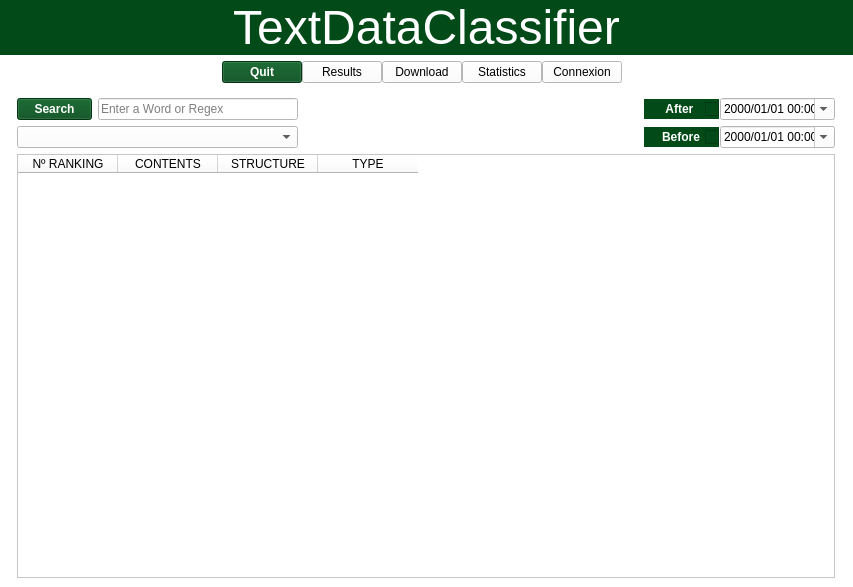
<?xml version="1.0" encoding="UTF-8"?>
<ui version="4.0">
 <class>MainWindow</class>
 <widget class="QMainWindow" name="MainWindow">
  <property name="geometry">
   <rect>
    <x>0</x>
    <y>0</y>
    <width>853</width>
    <height>587</height>
   </rect>
  </property>
  <property name="windowTitle">
   <string>TextDataClassifier</string>
  </property>
  <property name="styleSheet">
   <string notr="true">background-color: rgb(255, 255, 255);</string>
  </property>
  <widget class="QWidget" name="centralwidget">
   <layout class="QGridLayout" name="gridLayout">
    <property name="leftMargin">
     <number>0</number>
    </property>
    <property name="topMargin">
     <number>0</number>
    </property>
    <property name="rightMargin">
     <number>0</number>
    </property>
    <property name="bottomMargin">
     <number>0</number>
    </property>
    <item row="0" column="0">
     <widget class="QStackedWidget" name="textClassifierStackedWidget">
      <property name="currentIndex">
       <number>0</number>
      </property>
      <widget class="QWidget" name="displayPage">
       <layout class="QGridLayout" name="gridLayout_5">
        <property name="leftMargin">
         <number>0</number>
        </property>
        <property name="topMargin">
         <number>0</number>
        </property>
        <property name="rightMargin">
         <number>0</number>
        </property>
        <property name="bottomMargin">
         <number>0</number>
        </property>
        <item row="4" column="0">
         <layout class="QHBoxLayout" name="horizontalLayout_2">
          <property name="spacing">
           <number>0</number>
          </property>
          <property name="leftMargin">
           <number>9</number>
          </property>
          <item>
           <spacer name="horizontalSpacer">
            <property name="orientation">
             <enum>Qt::Horizontal</enum>
            </property>
            <property name="sizeHint" stdset="0">
             <size>
              <width>40</width>
              <height>20</height>
             </size>
            </property>
           </spacer>
          </item>
          <item>
           <widget class="QPushButton" name="quitButton">
            <property name="maximumSize">
             <size>
              <width>100</width>
              <height>16777215</height>
             </size>
            </property>
            <property name="styleSheet">
             <string notr="true">background-color: rgb(2, 75, 25);
font-weight: bold;
color: white;</string>
            </property>
            <property name="text">
             <string>Quit</string>
            </property>
           </widget>
          </item>
          <item>
           <widget class="QPushButton" name="resultsButton">
            <property name="maximumSize">
             <size>
              <width>100</width>
              <height>16777215</height>
             </size>
            </property>
            <property name="text">
             <string>Results</string>
            </property>
           </widget>
          </item>
          <item>
           <widget class="QPushButton" name="downloadButton">
            <property name="maximumSize">
             <size>
              <width>100</width>
              <height>16777215</height>
             </size>
            </property>
            <property name="text">
             <string>Download</string>
            </property>
           </widget>
          </item>
          <item>
           <widget class="QPushButton" name="statisticsButton">
            <property name="maximumSize">
             <size>
              <width>100</width>
              <height>16777215</height>
             </size>
            </property>
            <property name="text">
             <string>Statistics</string>
            </property>
           </widget>
          </item>
          <item>
           <widget class="QPushButton" name="connect1Button">
            <property name="maximumSize">
             <size>
              <width>100</width>
              <height>16777215</height>
             </size>
            </property>
            <property name="text">
             <string>Connexion</string>
            </property>
           </widget>
          </item>
          <item>
           <spacer name="horizontalSpacer_2">
            <property name="orientation">
             <enum>Qt::Horizontal</enum>
            </property>
            <property name="sizeHint" stdset="0">
             <size>
              <width>40</width>
              <height>20</height>
             </size>
            </property>
           </spacer>
          </item>
         </layout>
        </item>
        <item row="0" column="0" colspan="4">
         <widget class="QLabel" name="label_15">
          <property name="styleSheet">
           <string notr="true">font: 900 30pt &quot;Segoe UI&quot;;
background-color: rgb(2, 75, 25);
color: white;</string>
          </property>
          <property name="text">
           <string>&lt;html&gt;&lt;head/&gt;&lt;body&gt;&lt;p align=&quot;center&quot;&gt;&lt;span style=&quot; font-size:36pt;&quot;&gt;TextDataClassifier&lt;/span&gt;&lt;/p&gt;&lt;/body&gt;&lt;/html&gt;</string>
          </property>
          <property name="textInteractionFlags">
           <set>Qt::NoTextInteraction</set>
          </property>
         </widget>
        </item>
        <item row="8" column="0">
         <layout class="QGridLayout" name="gridLayout_6">
          <property name="leftMargin">
           <number>17</number>
          </property>
          <property name="topMargin">
           <number>9</number>
          </property>
          <property name="rightMargin">
           <number>0</number>
          </property>
          <property name="bottomMargin">
           <number>9</number>
          </property>
          <item row="1" column="0" colspan="2">
           <widget class="QComboBox" name="searchComboBox">
            <property name="enabled">
             <bool>true</bool>
            </property>
            <property name="maximumSize">
             <size>
              <width>360</width>
              <height>16777215</height>
             </size>
            </property>
            <property name="editable">
             <bool>false</bool>
            </property>
            <property name="placeholderText">
             <string>Theme Or Structure</string>
            </property>
           </widget>
          </item>
          <item row="1" column="3">
           <layout class="QHBoxLayout" name="horizontalLayout_10">
            <property name="spacing">
             <number>1</number>
            </property>
            <item>
             <widget class="QCheckBox" name="before1CheckBox">
              <property name="maximumSize">
               <size>
                <width>75</width>
                <height>16777215</height>
               </size>
              </property>
              <property name="layoutDirection">
               <enum>Qt::RightToLeft</enum>
              </property>
              <property name="styleSheet">
               <string notr="true">background-color: rgb(2, 75, 25);
font-weight: bold;
color: white;
text-align: center;</string>
              </property>
              <property name="text">
               <string>Before</string>
              </property>
             </widget>
            </item>
            <item>
             <widget class="QDateTimeEdit" name="before1DateTimeEdit">
              <property name="maximumSize">
               <size>
                <width>115</width>
                <height>16777215</height>
               </size>
              </property>
              <property name="displayFormat">
               <string>yyyy/MM/dd HH:mm</string>
              </property>
              <property name="calendarPopup">
               <bool>true</bool>
              </property>
             </widget>
            </item>
           </layout>
          </item>
          <item row="0" column="3">
           <layout class="QHBoxLayout" name="horizontalLayout_4">
            <property name="spacing">
             <number>1</number>
            </property>
            <item>
             <widget class="QCheckBox" name="after1CheckBox">
              <property name="maximumSize">
               <size>
                <width>75</width>
                <height>16777215</height>
               </size>
              </property>
              <property name="layoutDirection">
               <enum>Qt::RightToLeft</enum>
              </property>
              <property name="styleSheet">
               <string notr="true">background-color: rgb(2, 75, 25);
font-weight: bold;
color: white;
text-align : center;</string>
              </property>
              <property name="text">
               <string>After  </string>
              </property>
             </widget>
            </item>
            <item>
             <widget class="QDateTimeEdit" name="after1DateTimeEdit">
              <property name="maximumSize">
               <size>
                <width>115</width>
                <height>16777215</height>
               </size>
              </property>
              <property name="displayFormat">
               <string>yyyy/MM/dd HH:mm</string>
              </property>
              <property name="calendarPopup">
               <bool>true</bool>
              </property>
             </widget>
            </item>
           </layout>
          </item>
          <item row="0" column="1">
           <widget class="QLineEdit" name="searchEdit">
            <property name="maximumSize">
             <size>
              <width>200</width>
              <height>16777215</height>
             </size>
            </property>
            <property name="placeholderText">
             <string>Enter a Word or Regex</string>
            </property>
           </widget>
          </item>
          <item row="0" column="0">
           <widget class="QPushButton" name="searchButton">
            <property name="maximumSize">
             <size>
              <width>75</width>
              <height>16777215</height>
             </size>
            </property>
            <property name="styleSheet">
             <string notr="true">background-color: rgb(2, 75, 25);
font-weight: bold;
color: white;</string>
            </property>
            <property name="text">
             <string>Search</string>
            </property>
           </widget>
          </item>
          <item row="3" column="0" colspan="4">
           <widget class="QTableWidget" name="firstTableWidget">
            <property name="minimumSize">
             <size>
              <width>0</width>
              <height>0</height>
             </size>
            </property>
            <property name="editTriggers">
             <set>QAbstractItemView::NoEditTriggers</set>
            </property>
            <property name="selectionBehavior">
             <enum>QAbstractItemView::SelectRows</enum>
            </property>
            <property name="showGrid">
             <bool>false</bool>
            </property>
            <property name="columnCount">
             <number>4</number>
            </property>
            <column>
             <property name="text">
              <string>Nº RANKING</string>
             </property>
            </column>
            <column>
             <property name="text">
              <string>CONTENTS</string>
             </property>
            </column>
            <column>
             <property name="text">
              <string>STRUCTURE</string>
             </property>
            </column>
            <column>
             <property name="text">
              <string>TYPE</string>
             </property>
            </column>
           </widget>
          </item>
         </layout>
        </item>
       </layout>
      </widget>
      <widget class="QWidget" name="settingPage">
       <layout class="QGridLayout" name="gridLayout_4">
        <property name="leftMargin">
         <number>0</number>
        </property>
        <property name="topMargin">
         <number>0</number>
        </property>
        <property name="rightMargin">
         <number>0</number>
        </property>
        <property name="bottomMargin">
         <number>0</number>
        </property>
        <item row="5" column="3">
         <spacer name="horizontalSpacer_4">
          <property name="orientation">
           <enum>Qt::Horizontal</enum>
          </property>
          <property name="sizeHint" stdset="0">
           <size>
            <width>40</width>
            <height>20</height>
           </size>
          </property>
         </spacer>
        </item>
        <item row="5" column="0">
         <spacer name="horizontalSpacer_3">
          <property name="orientation">
           <enum>Qt::Horizontal</enum>
          </property>
          <property name="sizeHint" stdset="0">
           <size>
            <width>40</width>
            <height>20</height>
           </size>
          </property>
         </spacer>
        </item>
        <item row="0" column="0" colspan="4">
         <layout class="QHBoxLayout" name="horizontalLayout_7">
          <item>
           <widget class="QLabel" name="applicationTitle">
            <property name="maximumSize">
             <size>
              <width>16777215</width>
              <height>64</height>
             </size>
            </property>
            <property name="styleSheet">
             <string notr="true">font: 900 20pt &quot;Segoe UI&quot;;
background-color: rgb(2, 75, 25);</string>
            </property>
            <property name="text">
             <string>&lt;html&gt;&lt;head/&gt;&lt;body&gt;&lt;p align=&quot;center&quot;&gt;&lt;span style=&quot; font-size:36pt; color:#ffffff;&quot;&gt;TextDataClassifier&lt;/span&gt;&lt;/p&gt;&lt;/body&gt;&lt;/html&gt;</string>
            </property>
            <property name="textInteractionFlags">
             <set>Qt::NoTextInteraction</set>
            </property>
           </widget>
          </item>
         </layout>
        </item>
        <item row="11" column="2">
         <spacer name="verticalSpacer">
          <property name="orientation">
           <enum>Qt::Vertical</enum>
          </property>
          <property name="sizeType">
           <enum>QSizePolicy::Preferred</enum>
          </property>
          <property name="sizeHint" stdset="0">
           <size>
            <width>20</width>
            <height>60</height>
           </size>
          </property>
         </spacer>
        </item>
        <item row="4" column="2">
         <widget class="QLabel" name="databaseUserNameLabel">
          <property name="maximumSize">
           <size>
            <width>200</width>
            <height>20</height>
           </size>
          </property>
          <property name="text">
           <string>UserName :</string>
          </property>
          <property name="textInteractionFlags">
           <set>Qt::NoTextInteraction</set>
          </property>
         </widget>
        </item>
        <item row="2" column="1">
         <widget class="QLabel" name="obligatoryInformationLabel">
          <property name="maximumSize">
           <size>
            <width>16777215</width>
            <height>40</height>
           </size>
          </property>
          <property name="text">
           <string>&lt;html&gt;&lt;head/&gt;&lt;body&gt;&lt;p&gt;Database Connexion Information&lt;/p&gt;&lt;/body&gt;&lt;/html&gt;</string>
          </property>
          <property name="textInteractionFlags">
           <set>Qt::NoTextInteraction</set>
          </property>
         </widget>
        </item>
        <item row="7" column="1">
         <widget class="QLabel" name="databaseConnexionPortLabel">
          <property name="maximumSize">
           <size>
            <width>200</width>
            <height>16777215</height>
           </size>
          </property>
          <property name="text">
           <string>Connexion Port</string>
          </property>
          <property name="textInteractionFlags">
           <set>Qt::NoTextInteraction</set>
          </property>
         </widget>
        </item>
        <item row="7" column="2">
         <widget class="QLabel" name="databaseUserPasswordLabel">
          <property name="maximumSize">
           <size>
            <width>200</width>
            <height>20</height>
           </size>
          </property>
          <property name="text">
           <string>Password</string>
          </property>
          <property name="textInteractionFlags">
           <set>Qt::NoTextInteraction</set>
          </property>
         </widget>
        </item>
        <item row="4" column="1">
         <widget class="QLabel" name="databaseHostNameLabel">
          <property name="maximumSize">
           <size>
            <width>200</width>
            <height>20</height>
           </size>
          </property>
          <property name="text">
           <string>HostName/Ip</string>
          </property>
          <property name="textInteractionFlags">
           <set>Qt::NoTextInteraction</set>
          </property>
         </widget>
        </item>
        <item row="10" column="2">
         <layout class="QHBoxLayout" name="horizontalLayout">
          <item>
           <widget class="QPushButton" name="connectionOkButton">
            <property name="minimumSize">
             <size>
              <width>100</width>
              <height>0</height>
             </size>
            </property>
            <property name="maximumSize">
             <size>
              <width>105</width>
              <height>16777215</height>
             </size>
            </property>
            <property name="styleSheet">
             <string notr="true">background-color: rgb(2, 75, 25);
color: rgb(255, 255, 255);
font-weight: bold;</string>
            </property>
            <property name="text">
             <string>OK</string>
            </property>
           </widget>
          </item>
          <item>
           <widget class="QPushButton" name="connectionCancelButton">
            <property name="minimumSize">
             <size>
              <width>100</width>
              <height>0</height>
             </size>
            </property>
            <property name="maximumSize">
             <size>
              <width>105</width>
              <height>16777215</height>
             </size>
            </property>
            <property name="text">
             <string>Cancel</string>
            </property>
           </widget>
          </item>
         </layout>
        </item>
        <item row="5" column="2">
         <widget class="QLineEdit" name="databaseUserNameEdit">
          <property name="maximumSize">
           <size>
            <width>200</width>
            <height>16777215</height>
           </size>
          </property>
          <property name="text">
           <string>root</string>
          </property>
         </widget>
        </item>
        <item row="6" column="1" colspan="2">
         <widget class="QLabel" name="optionalInformationLabel">
          <property name="maximumSize">
           <size>
            <width>16777215</width>
            <height>20</height>
           </size>
          </property>
          <property name="text">
           <string>&lt;html&gt;&lt;head/&gt;&lt;body&gt;&lt;p align=&quot;center&quot;&gt;Optional&lt;/p&gt;&lt;/body&gt;&lt;/html&gt;</string>
          </property>
          <property name="textInteractionFlags">
           <set>Qt::NoTextInteraction</set>
          </property>
         </widget>
        </item>
        <item row="5" column="1">
         <widget class="QLineEdit" name="databaseHostNameEdit">
          <property name="maximumSize">
           <size>
            <width>200</width>
            <height>16777215</height>
           </size>
          </property>
          <property name="text">
           <string>localhost</string>
          </property>
         </widget>
        </item>
        <item row="8" column="1" colspan="2">
         <layout class="QVBoxLayout" name="verticalLayout_2">
          <item>
           <layout class="QHBoxLayout" name="horizontalLayout_3">
            <item>
             <widget class="QSpinBox" name="databaseConnexionPortSpinBox">
              <property name="maximumSize">
               <size>
                <width>200</width>
                <height>16777215</height>
               </size>
              </property>
              <property name="maximum">
               <number>9999</number>
              </property>
             </widget>
            </item>
            <item>
             <widget class="QLineEdit" name="databaseUserPasswordEdit">
              <property name="maximumSize">
               <size>
                <width>200</width>
                <height>16777215</height>
               </size>
              </property>
              <property name="text">
               <string/>
              </property>
              <property name="echoMode">
               <enum>QLineEdit::Password</enum>
              </property>
              <property name="placeholderText">
               <string>Your password here</string>
              </property>
              <property name="clearButtonEnabled">
               <bool>true</bool>
              </property>
             </widget>
            </item>
           </layout>
          </item>
          <item>
           <widget class="QLabel" name="connectionNotWorkLabel">
            <property name="maximumSize">
             <size>
              <width>16777215</width>
              <height>20</height>
             </size>
            </property>
            <property name="textInteractionFlags">
             <set>Qt::NoTextInteraction</set>
            </property>
           </widget>
          </item>
         </layout>
        </item>
        <item row="1" column="0" colspan="2">
         <layout class="QHBoxLayout" name="horizontalLayout_9">
          <property name="spacing">
           <number>0</number>
          </property>
          <property name="sizeConstraint">
           <enum>QLayout::SetFixedSize</enum>
          </property>
          <item>
           <spacer name="horizontalSpacer_5">
            <property name="orientation">
             <enum>Qt::Horizontal</enum>
            </property>
            <property name="sizeHint" stdset="0">
             <size>
              <width>40</width>
              <height>20</height>
             </size>
            </property>
           </spacer>
          </item>
          <item>
           <widget class="QPushButton" name="homeButton2">
            <property name="minimumSize">
             <size>
              <width>100</width>
              <height>0</height>
             </size>
            </property>
            <property name="maximumSize">
             <size>
              <width>105</width>
              <height>16777215</height>
             </size>
            </property>
            <property name="styleSheet">
             <string notr="true">background-color: rgb(2, 75, 25);
color: rgb(255, 255, 255);
font-weight: bold;</string>
            </property>
            <property name="text">
             <string>Home</string>
            </property>
           </widget>
          </item>
          <item>
           <widget class="QPushButton" name="quit2Button">
            <property name="minimumSize">
             <size>
              <width>100</width>
              <height>0</height>
             </size>
            </property>
            <property name="maximumSize">
             <size>
              <width>105</width>
              <height>16777215</height>
             </size>
            </property>
            <property name="text">
             <string>Quit</string>
            </property>
           </widget>
          </item>
         </layout>
        </item>
       </layout>
      </widget>
      <widget class="QWidget" name="page">
       <layout class="QGridLayout" name="gridLayout_2">
        <property name="leftMargin">
         <number>0</number>
        </property>
        <property name="topMargin">
         <number>0</number>
        </property>
        <property name="rightMargin">
         <number>0</number>
        </property>
        <property name="bottomMargin">
         <number>0</number>
        </property>
        <item row="0" column="0" colspan="4">
         <layout class="QHBoxLayout" name="horizontalLayout_6">
          <item>
           <widget class="QLabel" name="label">
            <property name="styleSheet">
             <string notr="true">font: 900 30pt &quot;Segoe UI&quot;;
background-color: rgb(2, 75, 25);
color: white;</string>
            </property>
            <property name="text">
             <string>&lt;html&gt;&lt;head/&gt;&lt;body&gt;&lt;p align=&quot;center&quot;&gt;&lt;span style=&quot; font-size:36pt; font-weight:700;&quot;&gt;TextDataClassifier&lt;/span&gt;&lt;/p&gt;&lt;/body&gt;&lt;/html&gt;</string>
            </property>
            <property name="textInteractionFlags">
             <set>Qt::NoTextInteraction</set>
            </property>
           </widget>
          </item>
         </layout>
        </item>
        <item row="1" column="0">
         <layout class="QHBoxLayout" name="horizontalLayout_5">
          <item>
           <widget class="QPushButton" name="homeButton3">
            <property name="styleSheet">
             <string notr="true">background-color: rgb(2, 75, 25);
color: white;
font-weight: bold;</string>
            </property>
            <property name="text">
             <string>Home</string>
            </property>
           </widget>
          </item>
          <item>
           <widget class="QPushButton" name="addDatButton">
            <property name="text">
             <string>Add Data</string>
            </property>
           </widget>
          </item>
          <item>
           <widget class="QPushButton" name="deleteDataButton">
            <property name="maximumSize">
             <size>
              <width>105</width>
              <height>16777215</height>
             </size>
            </property>
            <property name="text">
             <string>Delete Data</string>
            </property>
           </widget>
          </item>
         </layout>
        </item>
        <item row="1" column="2">
         <widget class="QLabel" name="infoLabel">
          <property name="text">
           <string>Informations</string>
          </property>
          <property name="textInteractionFlags">
           <set>Qt::NoTextInteraction</set>
          </property>
         </widget>
        </item>
        <item row="2" column="0" colspan="4">
         <layout class="QHBoxLayout" name="horizontalLayout_8">
          <property name="rightMargin">
           <number>9</number>
          </property>
          <property name="bottomMargin">
           <number>9</number>
          </property>
          <item>
           <widget class="QStackedWidget" name="adminDataStackedWidget">
            <property name="maximumSize">
             <size>
              <width>375</width>
              <height>16777215</height>
             </size>
            </property>
            <property name="currentIndex">
             <number>0</number>
            </property>
            <widget class="QWidget" name="page_3">
             <layout class="QGridLayout" name="gridLayout_3">
              <item row="1" column="1" colspan="4">
               <widget class="QLabel" name="label_14">
                <property name="maximumSize">
                 <size>
                  <width>16777215</width>
                  <height>40</height>
                 </size>
                </property>
                <property name="styleSheet">
                 <string notr="true">font: 900 20pt &quot;Segoe UI&quot;;</string>
                </property>
                <property name="text">
                 <string>&lt;html&gt;&lt;head/&gt;&lt;body&gt;&lt;p align=&quot;center&quot;&gt;Add Data&lt;/p&gt;&lt;/body&gt;&lt;/html&gt;</string>
                </property>
                <property name="textInteractionFlags">
                 <set>Qt::NoTextInteraction</set>
                </property>
               </widget>
              </item>
              <item row="4" column="4">
               <widget class="QPushButton" name="adminCancelButton">
                <property name="text">
                 <string>Cancel</string>
                </property>
               </widget>
              </item>
              <item row="2" column="1" colspan="4">
               <widget class="QGroupBox" name="groupBox">
                <property name="title">
                 <string/>
                </property>
                <widget class="QRadioButton" name="isThemeRadioButton">
                 <property name="geometry">
                  <rect>
                   <x>120</x>
                   <y>10</y>
                   <width>90</width>
                   <height>20</height>
                  </rect>
                 </property>
                 <property name="text">
                  <string>Theme</string>
                 </property>
                </widget>
                <widget class="QRadioButton" name="isRegexRadioButton">
                 <property name="geometry">
                  <rect>
                   <x>10</x>
                   <y>10</y>
                   <width>90</width>
                   <height>20</height>
                  </rect>
                 </property>
                 <property name="text">
                  <string>Regex</string>
                 </property>
                </widget>
                <widget class="QRadioButton" name="isStructureRadioButton">
                 <property name="geometry">
                  <rect>
                   <x>220</x>
                   <y>10</y>
                   <width>91</width>
                   <height>20</height>
                  </rect>
                 </property>
                 <property name="text">
                  <string>Structure</string>
                 </property>
                </widget>
                <widget class="QLineEdit" name="addDataLineEdit">
                 <property name="geometry">
                  <rect>
                   <x>140</x>
                   <y>60</y>
                   <width>201</width>
                   <height>22</height>
                  </rect>
                 </property>
                 <property name="placeholderText">
                  <string>Ex :  theme</string>
                 </property>
                </widget>
                <widget class="QLabel" name="addDataEntryLabel">
                 <property name="geometry">
                  <rect>
                   <x>10</x>
                   <y>60</y>
                   <width>121</width>
                   <height>22</height>
                  </rect>
                 </property>
                 <property name="text">
                  <string>Your Entry Here </string>
                 </property>
                </widget>
                <widget class="QCheckBox" name="isVerbCheckBox">
                 <property name="geometry">
                  <rect>
                   <x>10</x>
                   <y>140</y>
                   <width>121</width>
                   <height>20</height>
                  </rect>
                 </property>
                 <property name="text">
                  <string>Verb</string>
                 </property>
                </widget>
                <widget class="QComboBox" name="verbGroupComboBox">
                 <property name="geometry">
                  <rect>
                   <x>140</x>
                   <y>140</y>
                   <width>81</width>
                   <height>20</height>
                  </rect>
                 </property>
                </widget>
                <widget class="QComboBox" name="themeForRegexComboBox">
                 <property name="geometry">
                  <rect>
                   <x>140</x>
                   <y>100</y>
                   <width>151</width>
                   <height>20</height>
                  </rect>
                 </property>
                 <property name="placeholderText">
                  <string>Theme of the regex</string>
                 </property>
                </widget>
                <widget class="QLabel" name="themeForRegexLabel">
                 <property name="geometry">
                  <rect>
                   <x>10</x>
                   <y>100</y>
                   <width>121</width>
                   <height>20</height>
                  </rect>
                 </property>
                 <property name="text">
                  <string>Additional information </string>
                 </property>
                </widget>
               </widget>
              </item>
              <item row="3" column="1" colspan="4">
               <widget class="QGroupBox" name="groupBox_2">
                <property name="title">
                 <string/>
                </property>
                <widget class="QCheckBox" name="pluralCheckBox">
                 <property name="geometry">
                  <rect>
                   <x>10</x>
                   <y>10</y>
                   <width>121</width>
                   <height>20</height>
                  </rect>
                 </property>
                 <property name="text">
                  <string>Can be plural</string>
                 </property>
                </widget>
                <widget class="QCheckBox" name="prefixCheckBox">
                 <property name="geometry">
                  <rect>
                   <x>10</x>
                   <y>50</y>
                   <width>121</width>
                   <height>20</height>
                  </rect>
                 </property>
                 <property name="layoutDirection">
                  <enum>Qt::LeftToRight</enum>
                 </property>
                 <property name="text">
                  <string>Can Have Prefix</string>
                 </property>
                </widget>
                <widget class="QCheckBox" name="suffixCheckBox">
                 <property name="geometry">
                  <rect>
                   <x>10</x>
                   <y>90</y>
                   <width>121</width>
                   <height>21</height>
                  </rect>
                 </property>
                 <property name="layoutDirection">
                  <enum>Qt::LeftToRight</enum>
                 </property>
                 <property name="text">
                  <string>Can Have Suffix</string>
                 </property>
                </widget>
                <widget class="QLineEdit" name="pluralLineEdit">
                 <property name="geometry">
                  <rect>
                   <x>140</x>
                   <y>10</y>
                   <width>201</width>
                   <height>20</height>
                  </rect>
                 </property>
                </widget>
                <widget class="QLineEdit" name="prefixLineEdit">
                 <property name="geometry">
                  <rect>
                   <x>140</x>
                   <y>50</y>
                   <width>201</width>
                   <height>20</height>
                  </rect>
                 </property>
                </widget>
                <widget class="QLineEdit" name="suffixLineEdit">
                 <property name="geometry">
                  <rect>
                   <x>140</x>
                   <y>90</y>
                   <width>201</width>
                   <height>20</height>
                  </rect>
                 </property>
                </widget>
                <widget class="QLabel" name="beforeConfirmationLabel">
                 <property name="geometry">
                  <rect>
                   <x>10</x>
                   <y>123</y>
                   <width>331</width>
                   <height>51</height>
                  </rect>
                 </property>
                </widget>
               </widget>
              </item>
              <item row="4" column="3">
               <widget class="QPushButton" name="adminOKButton">
                <property name="text">
                 <string>OK</string>
                </property>
               </widget>
              </item>
             </layout>
            </widget>
            <widget class="QWidget" name="page_4">
             <widget class="QLabel" name="label_2">
              <property name="geometry">
               <rect>
                <x>9</x>
                <y>9</y>
                <width>357</width>
                <height>40</height>
               </rect>
              </property>
              <property name="maximumSize">
               <size>
                <width>16777215</width>
                <height>40</height>
               </size>
              </property>
              <property name="text">
               <string>&lt;html&gt;&lt;head/&gt;&lt;body&gt;&lt;p align=&quot;center&quot;&gt;&lt;span style=&quot; font-size:20pt; font-weight:696;&quot;&gt;Modify Data&lt;/span&gt;&lt;/p&gt;&lt;/body&gt;&lt;/html&gt;</string>
              </property>
             </widget>
             <widget class="QGroupBox" name="groupBox_5">
              <property name="geometry">
               <rect>
                <x>9</x>
                <y>55</y>
                <width>357</width>
                <height>187</height>
               </rect>
              </property>
              <property name="title">
               <string/>
              </property>
              <widget class="QRadioButton" name="isThemeRadioButton_2">
               <property name="geometry">
                <rect>
                 <x>120</x>
                 <y>10</y>
                 <width>90</width>
                 <height>20</height>
                </rect>
               </property>
               <property name="text">
                <string>Theme</string>
               </property>
              </widget>
              <widget class="QRadioButton" name="isRegexRadioButton_2">
               <property name="geometry">
                <rect>
                 <x>10</x>
                 <y>10</y>
                 <width>90</width>
                 <height>20</height>
                </rect>
               </property>
               <property name="text">
                <string>Regex</string>
               </property>
              </widget>
              <widget class="QRadioButton" name="isStructureRadioButton_2">
               <property name="geometry">
                <rect>
                 <x>220</x>
                 <y>10</y>
                 <width>91</width>
                 <height>20</height>
                </rect>
               </property>
               <property name="text">
                <string>Structure</string>
               </property>
              </widget>
              <widget class="QLabel" name="modifyDataEntryLabel">
               <property name="geometry">
                <rect>
                 <x>10</x>
                 <y>60</y>
                 <width>121</width>
                 <height>22</height>
                </rect>
               </property>
               <property name="text">
                <string>Your Entry Here </string>
               </property>
              </widget>
              <widget class="QCheckBox" name="isVerbCheckBox_2">
               <property name="geometry">
                <rect>
                 <x>10</x>
                 <y>140</y>
                 <width>121</width>
                 <height>20</height>
                </rect>
               </property>
               <property name="text">
                <string>Verb</string>
               </property>
              </widget>
              <widget class="QComboBox" name="verbGroupComboBox_2">
               <property name="geometry">
                <rect>
                 <x>140</x>
                 <y>140</y>
                 <width>81</width>
                 <height>20</height>
                </rect>
               </property>
              </widget>
              <widget class="QComboBox" name="themeForRegexComboBox_2">
               <property name="geometry">
                <rect>
                 <x>140</x>
                 <y>100</y>
                 <width>131</width>
                 <height>20</height>
                </rect>
               </property>
               <property name="placeholderText">
                <string>Theme of the regex</string>
               </property>
              </widget>
              <widget class="QLabel" name="themeForRegexLabel_2">
               <property name="geometry">
                <rect>
                 <x>10</x>
                 <y>100</y>
                 <width>121</width>
                 <height>20</height>
                </rect>
               </property>
               <property name="text">
                <string>Additional information </string>
               </property>
              </widget>
              <widget class="QComboBox" name="modifyComboBox">
               <property name="geometry">
                <rect>
                 <x>140</x>
                 <y>60</y>
                 <width>191</width>
                 <height>22</height>
                </rect>
               </property>
               <property name="editable">
                <bool>true</bool>
               </property>
              </widget>
             </widget>
             <widget class="QPushButton" name="modifyButton">
              <property name="geometry">
               <rect>
                <x>191</x>
                <y>440</y>
                <width>84</width>
                <height>23</height>
               </rect>
              </property>
              <property name="text">
               <string>Modify</string>
              </property>
             </widget>
             <widget class="QGroupBox" name="groupBox_6">
              <property name="geometry">
               <rect>
                <x>9</x>
                <y>248</y>
                <width>357</width>
                <height>186</height>
               </rect>
              </property>
              <property name="title">
               <string/>
              </property>
              <widget class="QCheckBox" name="pluralCheckBox_2">
               <property name="geometry">
                <rect>
                 <x>10</x>
                 <y>10</y>
                 <width>101</width>
                 <height>20</height>
                </rect>
               </property>
               <property name="text">
                <string>Can be plural</string>
               </property>
              </widget>
              <widget class="QCheckBox" name="prefixCheckBox_2">
               <property name="geometry">
                <rect>
                 <x>10</x>
                 <y>50</y>
                 <width>101</width>
                 <height>20</height>
                </rect>
               </property>
               <property name="layoutDirection">
                <enum>Qt::LeftToRight</enum>
               </property>
               <property name="text">
                <string>Can Have Prefix</string>
               </property>
              </widget>
              <widget class="QCheckBox" name="suffixCheckBox_2">
               <property name="geometry">
                <rect>
                 <x>10</x>
                 <y>90</y>
                 <width>101</width>
                 <height>21</height>
                </rect>
               </property>
               <property name="layoutDirection">
                <enum>Qt::LeftToRight</enum>
               </property>
               <property name="text">
                <string>Can Have Suffix</string>
               </property>
              </widget>
              <widget class="QLineEdit" name="pluralLineEdit_2">
               <property name="geometry">
                <rect>
                 <x>140</x>
                 <y>10</y>
                 <width>201</width>
                 <height>20</height>
                </rect>
               </property>
              </widget>
              <widget class="QLineEdit" name="prefixLineEdit_2">
               <property name="geometry">
                <rect>
                 <x>140</x>
                 <y>50</y>
                 <width>201</width>
                 <height>20</height>
                </rect>
               </property>
              </widget>
              <widget class="QLineEdit" name="suffixLineEdit_2">
               <property name="geometry">
                <rect>
                 <x>140</x>
                 <y>90</y>
                 <width>201</width>
                 <height>20</height>
                </rect>
               </property>
              </widget>
              <widget class="QLabel" name="beforeConfirmationLabel_2">
               <property name="geometry">
                <rect>
                 <x>10</x>
                 <y>123</y>
                 <width>331</width>
                 <height>51</height>
                </rect>
               </property>
               <property name="text">
                <string>    Ex : Final render</string>
               </property>
              </widget>
             </widget>
             <widget class="QPushButton" name="deleteButton">
              <property name="geometry">
               <rect>
                <x>281</x>
                <y>440</y>
                <width>85</width>
                <height>23</height>
               </rect>
              </property>
              <property name="text">
               <string>Delete</string>
              </property>
             </widget>
            </widget>
           </widget>
          </item>
          <item>
           <widget class="QTableWidget" name="addDelTableWidget">
            <property name="editTriggers">
             <set>QAbstractItemView::NoEditTriggers</set>
            </property>
            <property name="showGrid">
             <bool>false</bool>
            </property>
            <column>
             <property name="text">
              <string>1</string>
             </property>
            </column>
            <column>
             <property name="text">
              <string>2</string>
             </property>
            </column>
           </widget>
          </item>
         </layout>
        </item>
       </layout>
      </widget>
     </widget>
    </item>
   </layout>
  </widget>
  <action name="actionSe_Connecter">
   <property name="text">
    <string>Connexion</string>
   </property>
  </action>
  <action name="actionT_l_charger">
   <property name="text">
    <string>Télécharger</string>
   </property>
  </action>
  <action name="actionT_l_charger_2">
   <property name="text">
    <string>Download</string>
   </property>
  </action>
  <action name="actionQuit">
   <property name="text">
    <string>Quit</string>
   </property>
  </action>
 </widget>
 <resources/>
 <connections/>
</ui>
